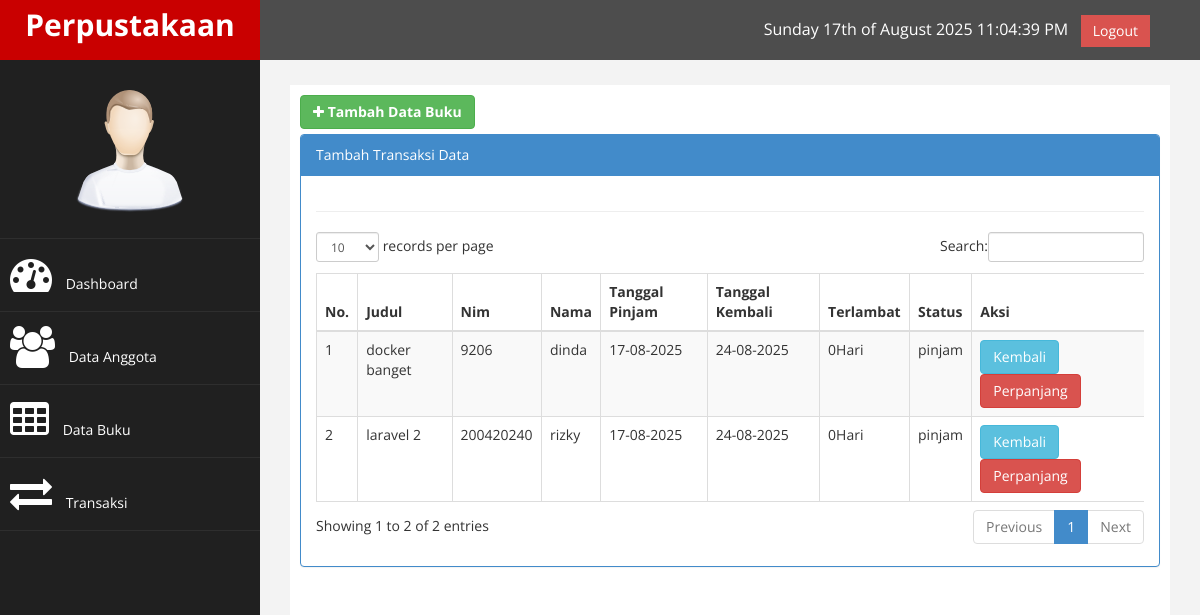
Screenshot of /index.php?page=transaksi (signed in) with the database file from the repository.
### tables this page shows
CREATE TABLE `tb_transaksi` (
  `id` int(11) NOT NULL,
  `judul` varchar(200) NOT NULL,
  `nim` int(11) NOT NULL,
  `nama` varchar(250) NOT NULL,
  `tgl_pinjam` varchar(30) DEFAULT NULL,
  `tgl_kembali` varchar(30) DEFAULT NULL,
  `status` varchar(100) NOT NULL
);

### function.php (called while the page is built)
<?php
function terlambat($tgl_dateline,$tgl_kembali){
    $tgl_dateline_pecah = explode("-",$tgl_dateline);
    $tgl_dateline_pecah = $tgl_dateline_pecah[2]. "-" .$tgl_dateline_pecah[1]."-".$tgl_dateline_pecah[0];
    $tgl_kembali_pecah = explode("-",$tgl_kembali);
    $tgl_kembali_pecah = $tgl_kembali_pecah[2]. "-" .$tgl_kembali_pecah[1]."-".$tgl_kembali_pecah[0];
    $selisih = strtotime($tgl_kembali_pecah)- strtotime($tgl_dateline_pecah);
    $selisih = $selisih/86400;
    if($selisih >= 1){
        $hasil_tgl = floor($selisih);
    }else {
        $hasil_tgl = 0;
    }
    return $hasil_tgl;
}
?>

### page/transaksi/transaksi.php (the view)
<a href="?page=transaksi&aksi=tambah" class="btn btn-success" style="margin-bottom:5px; font-weight:bold"> <i class="fa fa-plus"></i> Tambah Data Buku</a>
<div class="row">
                <div class="col-md-12">
                    <div class="panel panel-primary">
                        <div class="panel-heading">
                             Tambah Transaksi Data
                        </div>
                        <div class="panel-body">
                            <div class="table-responsive">
                                <table class="table table-striped table-bordered table-hover" id="dataTables-example">
                                    <thead>
                                        <tr>
                                            <th>No.</th>
                                            <th>Judul</th>
                                            <th>Nim</th>
                                            <th>Nama</th>
                                            <th>Tanggal Pinjam</th>
                                            <th>Tanggal Kembali</th>
                                            <th>Terlambat</th>
                                            <th>Status</th>
                                            <th>Aksi</th>
                                        </tr>
                                    </thead>
                                    <tbody>
                                        <?php
                                            $sql = $conn->query("SELECT * FROM tb_transaksi where status='pinjam'");
                                            $transactions = mysqli_fetch_all($sql, MYSQLI_ASSOC);
                                            $no = 1;
                                            ?>
                                            <?php foreach ($transactions as $transaction) :?>
                                                <tr>
                                                <td><?= $no++ ?></td>
                                                <td><?= $transaction['judul'];?></td>
                                                <td><?= $transaction['nim'];?></td>
                                                <td><?= $transaction['nama'];?></td>
                                                <td><?= $transaction['tgl_pinjam'];?></td>
                                                <td><?= $transaction['tgl_kembali'];?></td>
                                                <td>
                                                    <?php
                                                    $denda = 1000;
                                                    $tgl_dateline2 = $transaction['tgl_kembali'];
                                                    $tgl_kembali = date('Y-m-d');
                                                    $lambat = terlambat($tgl_dateline2, $tgl_kembali);
                                                    $denda1 = $lambat * $denda;
                                                    if($lambat > 0){
                                                        echo "
                                                            <font color= 'red'> $lambat hari <br>(Rp $denda1)</font>
                                                        ";
                                                    }else echo $lambat . "Hari";
                                                    ?>
                                                </td>
                                                <td><?= $transaction['status'];?></td>
                                                <td> <a class="btn btn-info" href="?page=transaksi&aksi=kembali&id=<?php echo $transaction['id']; ?>&judul=<?php echo $transaction['judul']?>">Kembali</a>
                                                <a href="?page=transaksi&aksi=perpanjang&id=<?php echo $transaction['id']; ?>&judul=<?php echo $transaction['judul']?>&lambat=<?php echo $lambat?>&tgl_kembali=<?php echo $transaction['tgl_kembali']; ?>"class="btn btn-danger">Perpanjang</a></td>
                                            </tr>
                                            <?php endforeach;?>
                                    </tbody>
                                </div>
                                </div>
                                </div>
                                </div>
                                </div>

### assets/css/custom.css (style rules this page uses)
body { font-family: 'Open Sans', sans-serif; }

### rows the page displays
tb_transaksi: judul "docker banget", nim "9206", nama "dinda", tgl_pinjam "17-08-2025", tgl_kembali "24-08-2025", tgl_kembali "0", status "pinjam"
tb_transaksi: judul "laravel 2", nim "200420240", nama "rizky", tgl_pinjam "17-08-2025", tgl_kembali "24-08-2025", tgl_kembali "0", status "pinjam"
